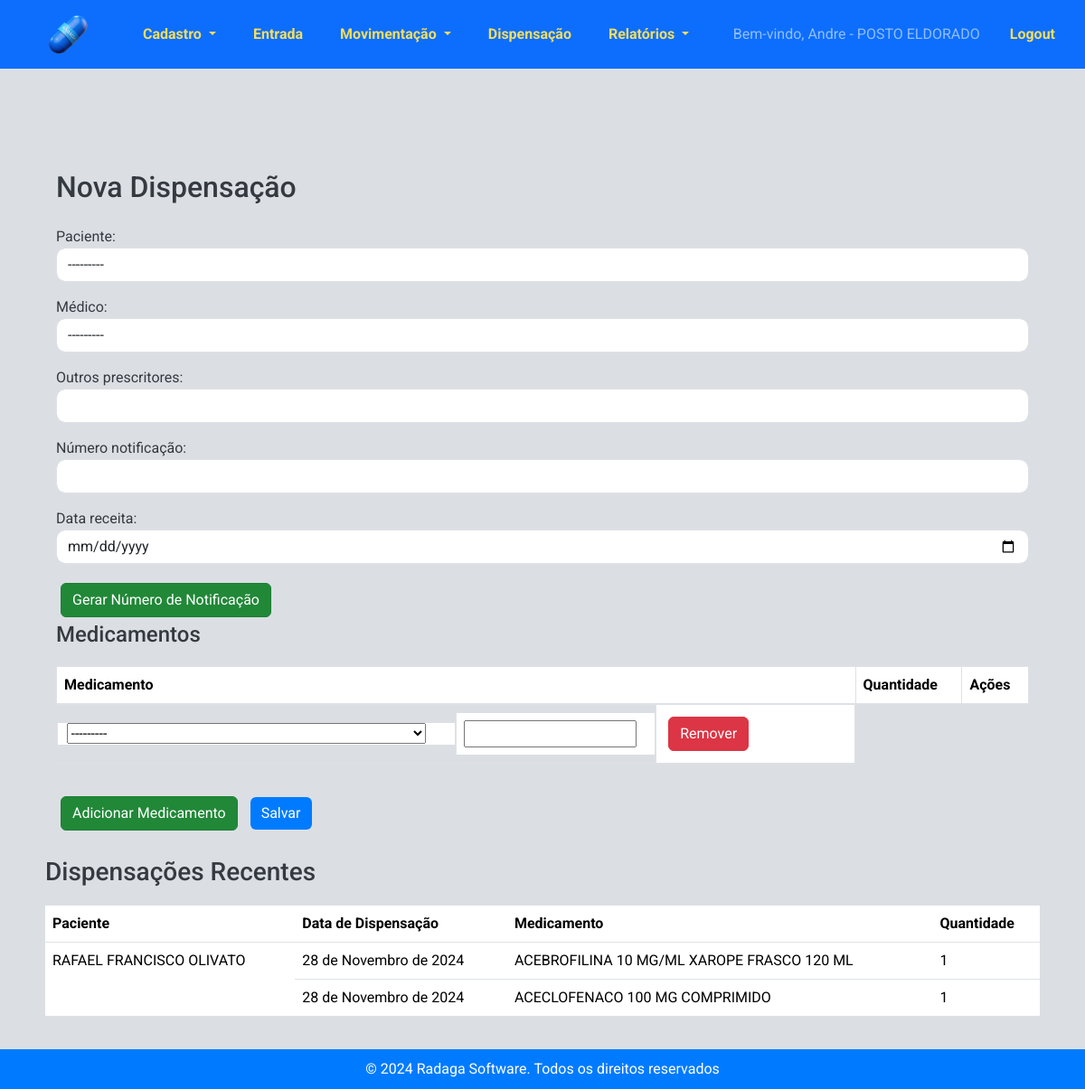
Screenshot of /estoque/dispensacoes/nova/ (signed in) with the database file from the repository.
### estoque/models.py (models this page shows, shortened)
class Profile(models.Model):
    user = models.OneToOneField(User, on_delete=models.CASCADE, default=1)
    estabelecimento = models.ForeignKey('Estabelecimento', on_delete=models.SET_NULL, null=True, blank=True)

class Estabelecimento(models.Model):
    TIPOS_ESTABELECIMENTO = [
        ('Farmacia', 'Farmácia'),
        ('Almoxarifado Central', 'Almoxarifado Central'),
    ]
    nome = models.CharField(max_length=255)
    codigo_cnes = models.CharField(max_length=20)
    farmaceutico_responsavel = models.CharField(max_length=255)
    imagem_logotipo = models.ImageField(upload_to='logotipos/')
    tipo_estabelecimento = models.CharField(max_length=20, choices=TIPOS_ESTABELECIMENTO)

class Dispensacao(models.Model):
    paciente = models.ForeignKey('Paciente', on_delete=models.CASCADE)
    medico = models.ForeignKey('Medico', on_delete=models.SET_NULL, null=True, blank=True,  verbose_name="Médico")
    outros_prescritores = models.CharField(max_length=255, blank=True, null=True)
    numero_notificacao = models.CharField(max_length=6, blank=True, null=True, verbose_name="Número notificação")
    data_receita = models.DateField(default=timezone.now)
    data_dispensacao = models.DateField(auto_now_add=True)

class Paciente(models.Model):
    nome = models.CharField(max_length=100)
    nome_mae = models.CharField(max_length=100, verbose_name="Nome da mãe")
    cns = models.CharField(max_length=15, unique=True, verbose_name="CNS")
    cpf = models.CharField(max_length=11, unique=True, verbose_name="CPF")
    data_nascimento = models.DateField()
    def __str__(self):
        return self.nome

class DispensacaoMedicamento(models.Model):
    dispensacao = models.ForeignKey('Dispensacao', related_name='medicamentos', on_delete=models.CASCADE)
    medicamento = models.ForeignKey('Medicamento', on_delete=models.CASCADE)
    quantidade = models.PositiveIntegerField()

class Medicamento(models.Model):
    LISTA_CHOICES = [
        ('A', 'Lista A'),
        ('B', 'Lista B'),
        ('C', 'Lista C'),
    ]
    codigo_identificacao = models.CharField(max_length=100, blank=True, null=True)
    nome = models.CharField(max_length=255, blank=True, null=True)
    psicotropico = models.CharField(max_length=1, choices=LISTA_CHOICES, blank=True, null=True, verbose_name="Psicotrópico")
    def __str__(self):
        return self.nome

### estoque/views.py (the view)
# urls.py: path('dispensacoes/nova/', views.nova_dispensacao, name='nova_dispensacao'),
@login_required
def nova_dispensacao(request):
    if request.method == "POST":
        form = DispensacaoForm(request.POST)
        formset = DispensacaoMedicamentoFormSet(request.POST)
        if form.is_valid() and formset.is_valid():
            dispensacao = form.save()
            medicamentos = formset.save(commit=False)
            for medicamento in medicamentos:
                medicamento.dispensacao = dispensacao
                medicamento.save()
            messages.success(request, "Dispensação registrada com sucesso!")
            return redirect("listar_dispensacoes")
    else:
        medicamentos_com_estoque = Medicamento.objects.filter(
            detalhesmedicamento__quantidade__gt=0
        ).distinct()
    form = DispensacaoForm()
    formset = DispensacaoMedicamentoFormSet(
        queryset=DispensacaoMedicamento.objects.none()
    )
    dispensacoes_recentes = Dispensacao.objects.all().order_by("-data_dispensacao")[:3]
    return render(
        request,
        "estoque/nova_dispensacao.html",
        {
            "form": form,
            "formset": formset,
            "medicamentos_disponiveis": medicamentos_com_estoque,
            "dispensacoes_recentes": dispensacoes_recentes,
        },
    )

### estoque/forms.py
class DispensacaoForm(forms.ModelForm):
    class Meta:
        model = Dispensacao
        fields = ['paciente', 'medico', 'outros_prescritores', 'numero_notificacao', 'data_receita']
        widgets = {
            'paciente': forms.Select(attrs={'class': 'form-control'}),
            'medico': forms.Select(attrs={'class': 'form-control'}),
            'outros_prescritores': forms.TextInput(attrs={'class': 'form-control'}),
            'numero_notificacao': forms.TextInput(attrs={'class': 'form-control'}),
            'data_receita': forms.DateInput(attrs={'type': 'date', 'class': 'form-control'}),
        }

### estoque/models.py (called while the page is built)
    def __str__(self):
        return self.nome_completo

### estoque/templates/estoque/nova_dispensacao.html (shortened to what this page needs)
{% extends 'estoque/base.html' %}
{% block content %}
<div class="container mt-5">
    <h2 class="mb-4">Nova Dispensação</h2>
    <form method="post">
        {{ form.as_p }}
        <button type="button" class="btn btn-secondary" id="generate-notification-number">Gerar Número de Notificação</button>
        <h4>Medicamentos</h4>
        <table class="table table-bordered" id="medicamentos-table">
            <thead>
                <tr>
                    <th>Medicamento</th>
                    <th>Quantidade</th>
                    <th>Ações</th>
                </tr>
            </thead>
            <tbody>
                {% for form in formset %}
                <tr class="form-row align-items-center">
                    <td class="col-md-6">{{ form.medicamento }}</td>
                    <td class="col-md-3">{{ form.quantidade }}</td>
                    <td class="col-md-3">
                        <button type="button" class="btn btn-danger remove-form-row">Remover</button>
                    </td>
                </tr>
                {% endfor %}
            </tbody>
        </table>
        <button type="button" class="btn btn-secondary" id="add-medicamento">Adicionar Medicamento</button>
        <button type="submit" class="btn btn-primary">Salvar</button>
    </form>
</div>
<br>
<h3>Dispensações Recentes</h3>
<table class="table">
    <thead>
        <tr>
            <th>Paciente</th>
            <th>Data de Dispensação</th>
            <th>Medicamento</th>
            <th>Quantidade</th>
        </tr>
    </thead>
    <tbody>
        {% for dispensacao in dispensacoes_recentes %}
            {% for item in dispensacao.medicamentos.all %}
                <tr>
                    {% if forloop.first %}
                        <td rowspan="{{ dispensacao.medicamentos.count }}">{{ dispensacao.paciente.nome }}</td>
                    {% endif %}
                    <td>{{ dispensacao.data_dispensacao }}</td>
                    <td>{{ item.medicamento.nome }}</td>
                    <td>{{ item.quantidade }}</td>
                </tr>
            {% endfor %}
        {% empty %}
            <tr>
                <td colspan="4">Nenhuma dispensação registrada ainda.</td>
            </tr>
        {% endfor %}
    </tbody>
</table>
{% endblock %}

### estoque/templates/estoque/base.html (shortened to what this page needs)
<!DOCTYPE html>
<html>
<head>
    {% load static %}
    <link rel="stylesheet"
    href="https://cdnjs.cloudflare.com/ajax/libs/bootstrap-datepicker/1.9.0/css/bootstrap-datepicker.min.css">
<link href="https://cdn.jsdelivr.net/npm/bootstrap@5.3.3/dist/css/bootstrap.min.css" rel="stylesheet">
<link rel="stylesheet" href="{% static 'estoque/css/styles.css' %}">
<link href="https://cdn.jsdelivr.net/npm/select2@4.1.0-rc.0/dist/css/select2.min.css" rel="stylesheet" />
<link href="https://cdnjs.cloudflare.com/ajax/libs/bootstrap-icons/1.10.0/font/bootstrap-icons.min.css" rel="stylesheet">
</head>
<body>
    <nav class="navbar navbar-expand-lg navbar-dark bg-primary">
        <a href="{% url 'nova_dispensacao' %}">
            <img src="{% static 'estoque/pill.png' %}" alt="UML" style="margin: 5px 50px;height: 50px;" />
        </a>
        <div class="collapse navbar-collapse" id="navbarNav">
            <ul class="navbar-nav">
                <li class="nav-item dropdown">
                    <a class="nav-link dropdown-toggle" href="#" role="button" id="cadastroDropdown" role="button"
                        data-bs-toggle="dropdown" aria-haspopup="true" aria-expanded="false">
                        Cadastro
                    </a>
                </li>
                <li class="nav-item">
                    <a class="nav-link" href="{% url 'entrada_estoque' %}">Entrada</a>
                </li>
                <li class="nav-item dropdown">
                    <a class="nav-link dropdown-toggle" href="#" id="saidasDropdown" role="button"
                        data-bs-toggle="dropdown" aria-haspopup="true" aria-expanded="false">
                        Movimentação
                    </a>
                </li>
                <li class="nav-item">
                    <a class="nav-link" href="{% url 'nova_dispensacao' %}">Dispensação</a>
                </li>
                <li class="nav-item dropdown">
                    <a class="nav-link dropdown-toggle" href="#" id="relatoriosDropdown" role="button"
                        data-bs-toggle="dropdown" aria-haspopup="true" aria-expanded="false">
                        Relatórios
                    </a>
                </li>
            </ul>
            <ul class="navbar-nav ms-auto">
                {% if user.is_authenticated %}
                <li class="nav-item">
                    <span class="navbar-text">Bem-vindo, {{ user.username }} -
                        {% if user.profile.estabelecimento %}
                            {{ user.profile.estabelecimento.nome }}
                        {% endif %}
                    </span>
                </li>
                <li class="nav-item">
                    <a class="nav-link" href="#"
                        onclick="event.preventDefault(); document.getElementById('logout-form').submit();">
                        Logout
                    </a>
                </li>
                {% else %}
                <li class="nav-item">
                    <a class="nav-link" href="{% url 'login' %}">
                        <i class="bi bi-box-arrow-in-right"></i> Login
                    </a>
                </li>
                {% endif %}
            </ul>
        </div>
    </nav>
    <br>
    <div class="container content">
        {% block content %}{% endblock %}
    </div>
    <footer>
        &copy; 2024 Radaga Software. Todos os direitos reservados
    </footer>
</body>
</html>

### estoque/static/estoque/css/styles.css (style rules this page uses)
html, body { height: 100%; margin: 0; padding: 0; font-family: 'Roboto', sans-serif; background-color: #dbdfe4; color: #343a40; display: flex; flex-direction: column; }
.navbar { background-color: #007bff; margin-bottom: 0; align-items: center; }
.navbar .navbar-brand, .navbar .nav-link { color: #F5DD5D !important; font-weight: bold; font-family: 'Roboto', sans-serif; }
.navbar .navbar-nav .nav-item { margin-right: 25px; }
.navbar-collapse { justify-content: center; }
.navbar img { vertical-align: middle; }
.navbar-text { line-height: 40px; margin-left: 10px; }
.navbar .navbar-nav.ms-auto { margin-left: auto; }
.content { flex: 1; padding: 20px; }
footer { background-color: #007bff; color: #ffffff; padding: 10px 0; text-align: center; width: 100%; margin-top: auto; }
.container { margin-top: 20px; }
.btn-primary { background-color: #007bff; border: none; }
.form-control { border-radius: 10px; }
.btn { margin: 5px; }
.btn-secondary { background-color: #218838; border-color: #1e7e34; }
h1, h2, h3, h4, h5, h6 { font-family: 'Roboto', sans-serif; color: #343a40; margin-bottom: 20px; }
h2 { font-size: 2rem; }
h3 { font-size: 1.75rem; }
h4 { font-size: 1.5rem; }
.form-row { display: flex; flex-wrap: wrap; margin-bottom: 15px; }
.form-row .col-md-6 { flex: 0 0 50%; max-width: 50%; padding: 0 10px; box-sizing: border-box; }

### rows the page displays
Dispensacao: paciente.nome "RAFAEL FRANCISCO OLIVATO", data_dispensacao "28 de Novembro de 2024"
DispensacaoMedicamento: medicamento.nome "ACEBROFILINA 10 MG/ML XAROPE FRASCO 120 ML", quantidade "1"
DispensacaoMedicamento: medicamento.nome "ACECLOFENACO 100 MG COMPRIMIDO", quantidade "1"

### other values shown
{{ user.username }} "Andre"
{{ user.profile.estabelecimento.nome }} "POSTO ELDORADO"
